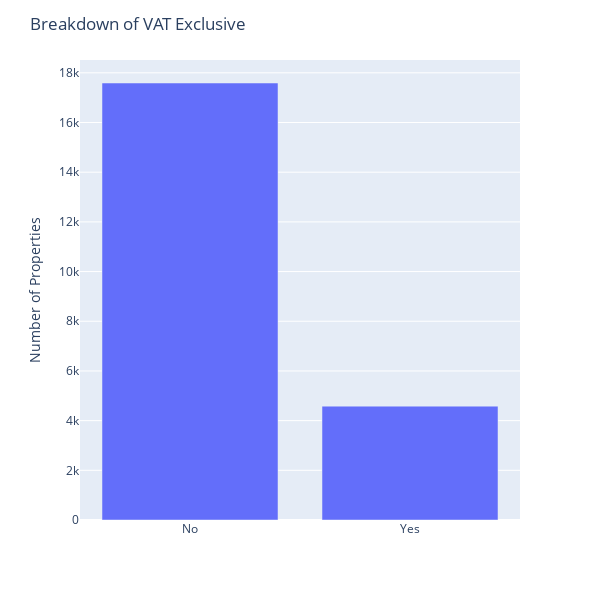

Here is the notebook cell this chart was saved with:
### Markdown cell above
### VAT Exclusive
![image.png](attachment:image.png)

### Code cell
ppr_vat_exclusive = ppr.groupby(['vat_exclusive']).size().to_frame('count').sort_values(by= 'count', ascending=False)
ppr_vat_exclusive = pd.DataFrame(ppr_vat_exclusive)
ppr_vat_exclusive = ppr_vat_exclusive.reset_index(drop=False)

ppr_vat_exclusive['% of vat_exclusive'] = ppr_vat_exclusive['count'] /ppr_vat_exclusive['count'].sum()
print(ppr_vat_exclusive)

# vat_exclusive
fig = px.bar(x = ppr_vat_exclusive['vat_exclusive'], 
             y =  ppr_vat_exclusive["count"])

fig.update_layout(title = "Breakdown of VAT Exclusive",
                  yaxis_title = 'Number of Properties', 
                  xaxis_title =  None, 
                  barmode='group')
fig.update_layout(height=600, width=600)
fig.show()

### Figure 1 — Plotly figure (JSON) as saved in the notebook; plotly's stock layout.template omitted (floating-point values rounded to 4 significant figures)
{"data": [{"alignmentgroup": "True", "hovertemplate": "x=%{x}<br>y=%{y}<extra></extra>", "legendgroup": "", "marker": {"color": "#636efa", "pattern": {"shape": ""}}, "name": "", "offsetgroup": "", "orientation": "v", "showlegend": false, "textposition": "auto", "type": "bar", "x": ["No", "Yes"], "xaxis": "x", "y": [17590, 4583], "yaxis": "y"}], "layout": {"barmode": "group", "height": 600, "legend": {"tracegroupgap": 0}, "margin": {"t": 60}, "title": {"text": "Breakdown of VAT Exclusive"}, "width": 600, "xaxis": {"anchor": "y", "domain": [0, 1], "title": {}}, "yaxis": {"anchor": "x", "domain": [0, 1], "title": {"text": "Number of Properties"}}}}
